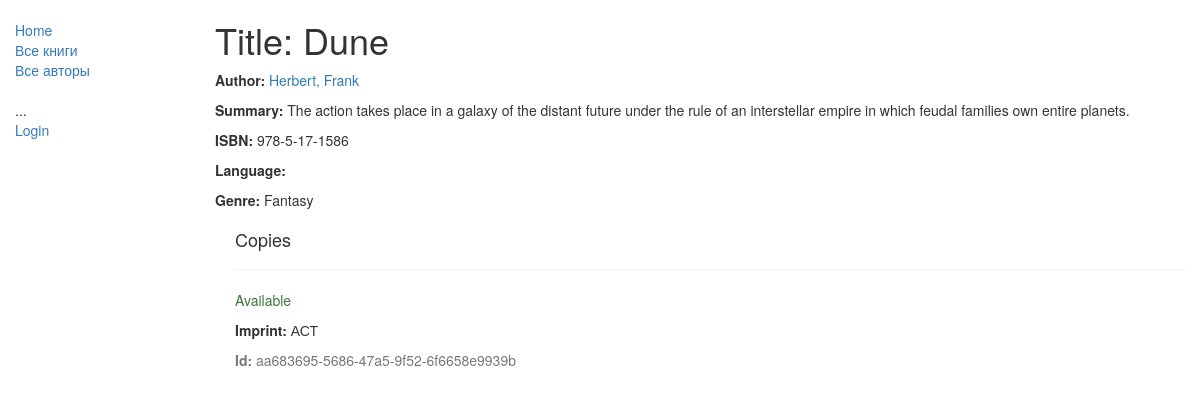
/catalog/book/1, run on the app's committed database.
### catalog/models.py (models this page shows, shortened)
class Book(models.Model):
    title = models.CharField(max_length=200)
    author = models.ForeignKey('Author', on_delete=models.SET_NULL, null=True)
    summary = models.TextField(max_length=1000, help_text="Enter a brief description of the book")
    isbn = models.CharField('ISBN',max_length=13, help_text='13 Character <a href="https://www.isbn-international.org/content/what-isbn">ISBN number</a>')
    genre = models.ManyToManyField(Genre, help_text="Select a genre for this book") #может иметь несколько жанров, а жанр может иметь много книг
    def display_genre(self):
        return ', '.join([genre.name for genre in self.genre.all()[:3]])
    display_genre.short_description = 'Genre'

class Author(models.Model):
    first_name = models.CharField(max_length=100)
    last_name = models.CharField(max_length=100)
    date_of_birth = models.DateField(null=True, blank=True)
    date_of_death = models.DateField('Died', null=True, blank=True)
    class Meta:
        ordering = ['last_name']
    def __str__(self):
        return '%s, %s' % (self.last_name, self.first_name)

class Genre(models.Model):
    name = models.CharField(max_length=200, help_text="Enter a book genre (e.g. Science Fiction, French Poetry etc.)")
    def __str__(self):
        return self.name

class BookInstance(models.Model):
    id = models.UUIDField(primary_key=True, default=uuid.uuid4, help_text="Unique ID for this particular book across whole library")
    book = models.ForeignKey('Book', on_delete=models.SET_NULL, null=True)
    imprint = models.CharField(max_length=200)
    due_back = models.DateField(null=True, blank=True)
    borrower = models.ForeignKey(User, on_delete=models.SET_NULL, null=True, blank=True)
    LOAN_STATUS = (
        ('m', 'Maintenance'),
        ('o', 'On loan'),
        ('a', 'Available'),
        ('r', 'Reserved'),
        ('b', 'Borrowed'),
    )
    status = models.CharField(max_length=1, choices=LOAN_STATUS, blank=True, default='m', help_text='Book availability')
    class Meta:
        ordering = ["due_back"]

### catalog/views.py (the view)
# urls.py: re_path(r'^book/(?P<pk>\d+)$', views.BookDetailView.as_view(), name='book-detail'),
class BookDetailView(generic.DetailView):
    model = Book

### catalog/templates/catalog/book_detail.html (shortened to what this page needs)
{% extends "base_generic.html" %}
{% block content %}
  <h1>Title: {{ book.title }}</h1>
  <p><strong>Author:</strong> <a href="">{{ book.author }}</a></p>
  <p><strong>Summary:</strong> {{ book.summary }}</p>
  <p><strong>ISBN:</strong> {{ book.isbn }}</p>
  <p><strong>Language:</strong> {{ book.language }}</p>
  <p><strong>Genre:</strong> {% for genre in book.genre.all %} {{ genre }}{% if not forloop.last %}, {% endif %}{% endfor %}</p>
  <div style="margin-left:20px;margin-top:20px">
    <h4>Copies</h4>
    {% for copy in book.bookinstance_set.all %}
    <hr>
    <p class="{% if copy.status == 'a' %}text-success{% elif copy.status == 'd' %}text-danger{% else %}text-warning{% endif %}">{{ copy.get_status_display }}</p>
    <p><strong>Imprint:</strong> {{copy.imprint}}</p>
    <p class="text-muted"><strong>Id:</strong> {{copy.id}}</p>
    {% endfor %}
  </div>
{% endblock %}

### data on the page
Book: title "Dune", author "Herbert, Frank", summary "The action takes place in a galaxy of the distant future under the rule of an interstellar empire in which feudal families own entire planets.", isbn "978-5-17-1586"
Genre: name "Fantasy"
BookInstance: status "Available", imprint "АСТ", id "aa683695-5686-47a5-9f52-6f6658e9939b"
